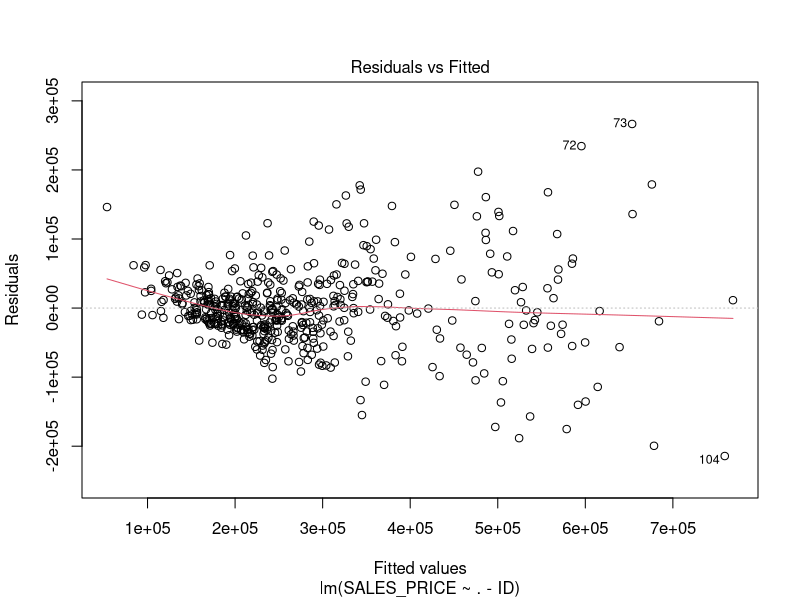
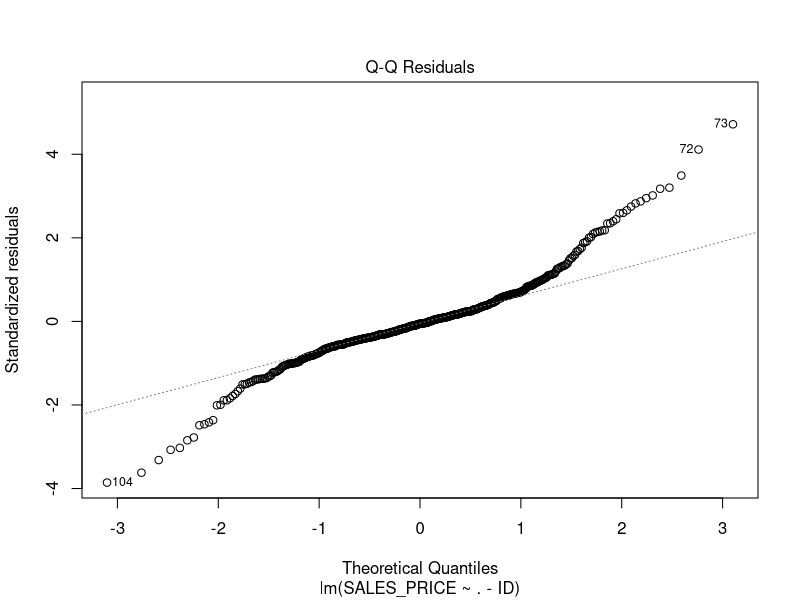
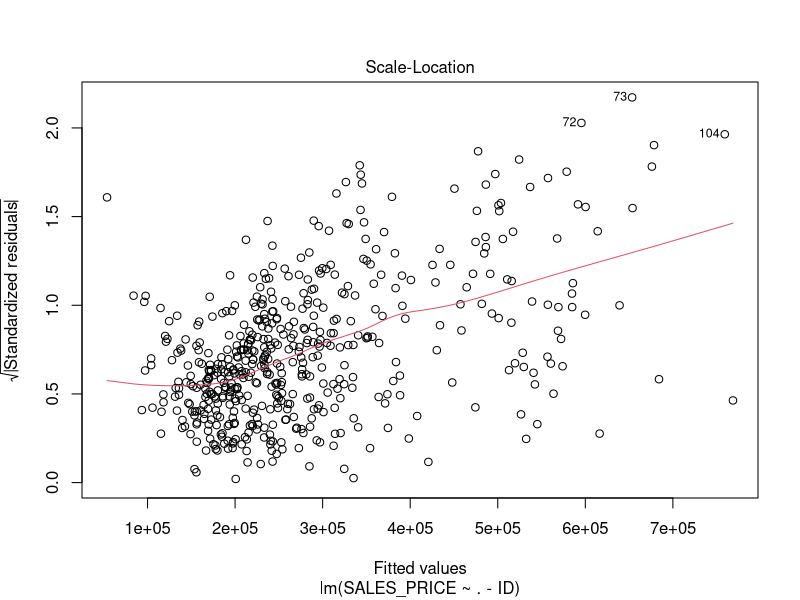
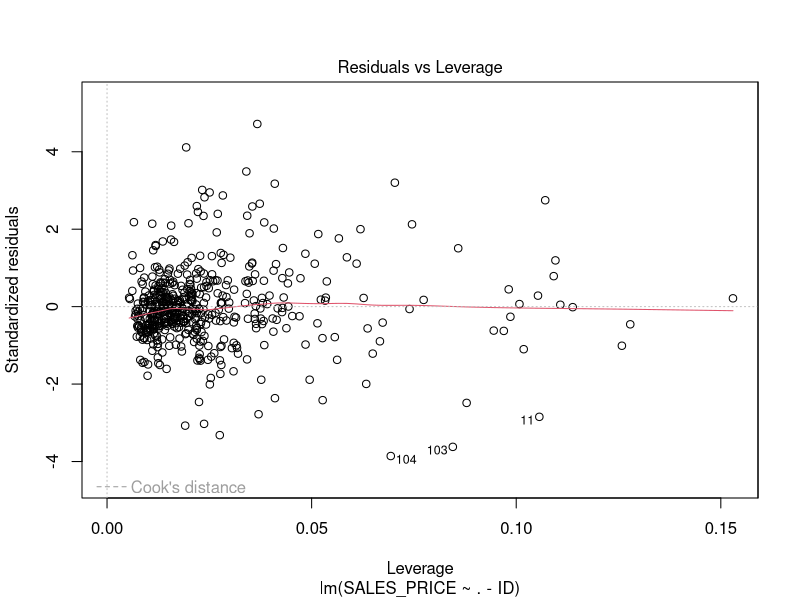

Source code (R) for these figures, in order:
## ---- chunk 1
#| message: false
#| echo: false
library(tidyverse)
## ---- chunk 2
#| message: false
#| echo: false
homes <- read_csv("./Data/HOME_SALES.csv")
glimpse(homes)
## ---- chunk 3
#| label: run-linear-model
lm_out <- lm(SALES_PRICE ~ . -ID, data = homes)
summary(lm_out)
## ---- chunk 4
#| label: fig-resid-plots
#| layout-ncol: 2
#| fig-cap: "Residual Plots from the Linear Model"
#| fig-subcap:
#|   - "Residuals vs FItted"
#|   - "QQ Plot"
#|   - "Scale-Location"
#|   - "Residuals vs Leverage"

plot(lm_out)
